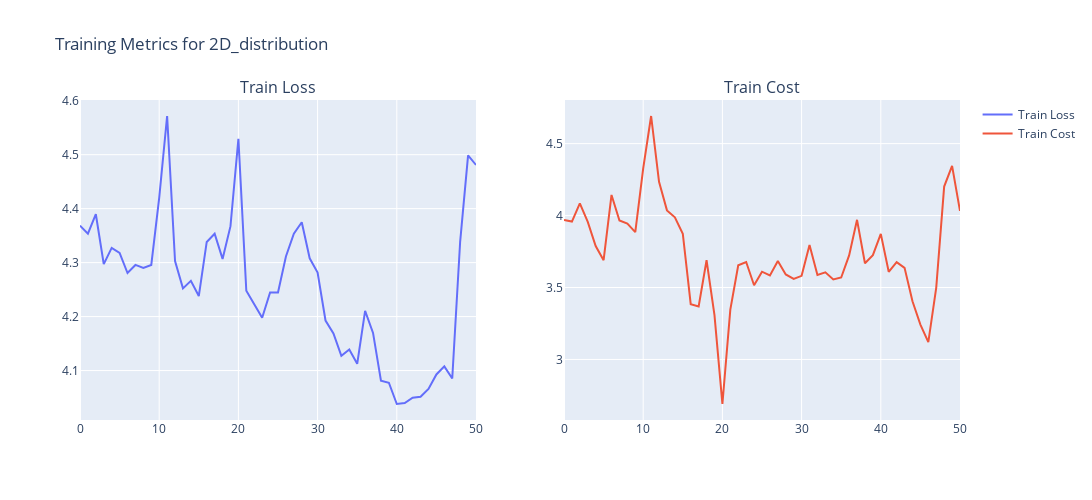

Notebook cell for this chart:
### Code cell
# Initialize the model and trainer
icgn_trainer = trainer.Trainer(
    task='optimal_transport',
    model=model_ICGN,
    criterion='nll',
    device='cuda' if torch.cuda.is_available() else 'cpu'
)

# Train the model
icgn_trainer.train(train_loader)
icgn_trainer.plot_train_metrics(plot_cost=True)

### Figure 1 — Plotly figure (JSON) as saved in the notebook; plotly's stock layout.template omitted (floating-point values rounded to 4 significant figures)
{"data": [{"mode": "lines", "name": "Train Loss", "type": "scatter", "x": [0, 1, 2, 3, 4, 5, 6, 7, 8, 9, 10, 11, 12, 13, 14, 15, 16, 17, 18, 19, 20, 21, 22, 23, 24, 25, 26, 27, 28, 29, 30, 31, 32, 33, 34, 35, 36, 37, 38, 39, 40, 41, 42, 43, 44, 45, 46, 47, 48, 49, 50], "xaxis": "x", "y": [4.369, 4.354, 4.39, 4.297, 4.327, 4.318, 4.281, 4.296, 4.29, 4.296, 4.42, 4.572, 4.303, 4.252, 4.266, 4.238, 4.338, 4.354, 4.307, 4.368, 4.529, 4.248, 4.223, 4.198, 4.245, 4.245, 4.311, 4.353, 4.375, 4.308, 4.282, 4.193, 4.169, 4.127, 4.139, 4.112, 4.21, 4.17, 4.081, 4.077, 4.038, 4.04, 4.05, 4.051, 4.066, 4.093, 4.108, 4.085, 4.339, 4.499, 4.481], "yaxis": "y"}, {"mode": "lines", "name": "Train Cost", "type": "scatter", "x": [0, 1, 2, 3, 4, 5, 6, 7, 8, 9, 10, 11, 12, 13, 14, 15, 16, 17, 18, 19, 20, 21, 22, 23, 24, 25, 26, 27, 28, 29, 30, 31, 32, 33, 34, 35, 36, 37, 38, 39, 40, 41, 42, 43, 44, 45, 46, 47, 48, 49, 50], "xaxis": "x2", "y": [3.969, 3.958, 4.084, 3.956, 3.789, 3.69, 4.143, 3.966, 3.944, 3.885, 4.329, 4.692, 4.235, 4.036, 3.988, 3.874, 3.384, 3.368, 3.69, 3.308, 2.691, 3.347, 3.655, 3.677, 3.516, 3.61, 3.585, 3.684, 3.591, 3.56, 3.581, 3.796, 3.587, 3.605, 3.556, 3.57, 3.723, 3.97, 3.669, 3.725, 3.873, 3.609, 3.676, 3.636, 3.405, 3.242, 3.121, 3.5, 4.201, 4.345, 4.032], "yaxis": "y2"}], "layout": {"annotations": [{"font": {"size": 16}, "showarrow": false, "text": "Train Loss", "x": 0.225, "xanchor": "center", "xref": "paper", "y": 1, "yanchor": "bottom", "yref": "paper"}, {"font": {"size": 16}, "showarrow": false, "text": "Train Cost", "x": 0.775, "xanchor": "center", "xref": "paper", "y": 1, "yanchor": "bottom", "yref": "paper"}], "height": 500, "showlegend": true, "title": {"text": "Training Metrics for 2D_distribution"}, "width": 1200, "xaxis": {"anchor": "y", "domain": [0, 0.45]}, "xaxis2": {"anchor": "y2", "domain": [0.55, 1]}, "yaxis": {"anchor": "x", "domain": [0, 1]}, "yaxis2": {"anchor": "x2", "domain": [0, 1]}}}
